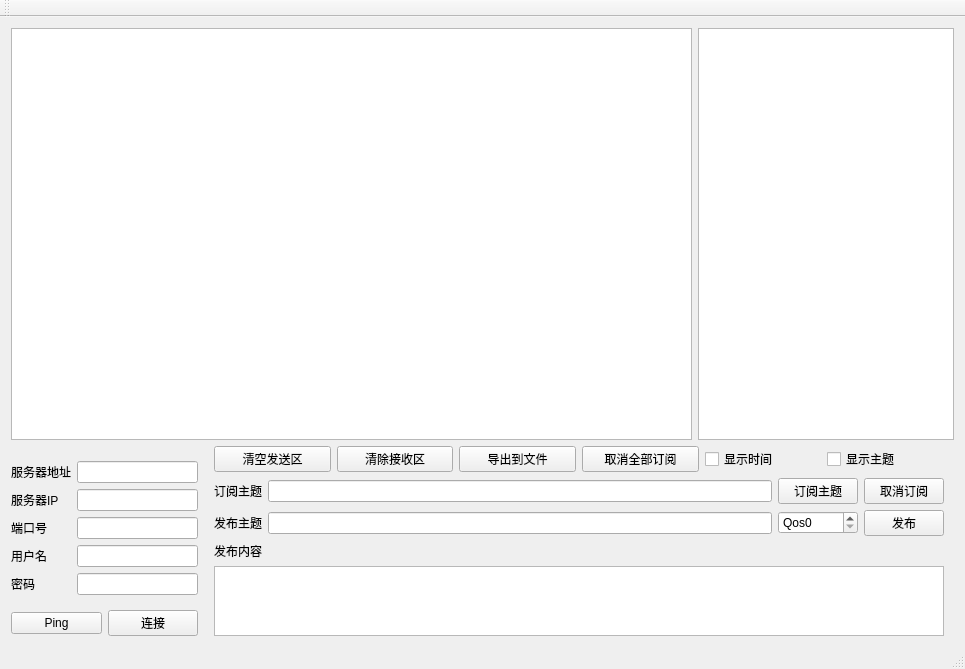
<?xml version="1.0" encoding="UTF-8"?>
<ui version="4.0">
 <class>MainWindow</class>
 <widget class="QMainWindow" name="MainWindow">
  <property name="geometry">
   <rect>
    <x>0</x>
    <y>0</y>
    <width>965</width>
    <height>669</height>
   </rect>
  </property>
  <property name="windowTitle">
   <string>MqttClient</string>
  </property>
  <property name="statusTip">
   <string notr="true"/>
  </property>
  <widget class="QWidget" name="centralWidget">
   <property name="enabled">
    <bool>true</bool>
   </property>
   <layout class="QVBoxLayout" name="verticalLayout_4" stretch="8,2">
    <item>
     <layout class="QHBoxLayout" name="horizontalLayout" stretch="8,0">
      <item>
       <widget class="QPlainTextEdit" name="pet_recv">
        <property name="enabled">
         <bool>true</bool>
        </property>
       </widget>
      </item>
      <item>
       <widget class="QListWidget" name="lw_topics">
        <property name="sizePolicy">
         <sizepolicy hsizetype="Expanding" vsizetype="Minimum">
          <horstretch>0</horstretch>
          <verstretch>0</verstretch>
         </sizepolicy>
        </property>
        <property name="movement">
         <enum>QListView::Static</enum>
        </property>
       </widget>
      </item>
     </layout>
    </item>
    <item>
     <layout class="QHBoxLayout" name="horizontalLayout_4" stretch="2,8">
      <item>
       <layout class="QVBoxLayout" name="verticalLayout_2">
        <item>
         <layout class="QFormLayout" name="formLayout">
          <property name="topMargin">
           <number>15</number>
          </property>
          <item row="0" column="0">
           <widget class="QLabel" name="label">
            <property name="text">
             <string>服务器地址</string>
            </property>
           </widget>
          </item>
          <item row="0" column="1">
           <widget class="QLineEdit" name="le_server_addr"/>
          </item>
          <item row="1" column="0">
           <widget class="QLabel" name="label_2">
            <property name="text">
             <string>服务器IP</string>
            </property>
           </widget>
          </item>
          <item row="1" column="1">
           <widget class="QLineEdit" name="le_server_ip"/>
          </item>
          <item row="2" column="0">
           <widget class="QLabel" name="label_3">
            <property name="text">
             <string>端口号</string>
            </property>
           </widget>
          </item>
          <item row="2" column="1">
           <widget class="QLineEdit" name="le_server_port"/>
          </item>
          <item row="3" column="0">
           <widget class="QLabel" name="label_4">
            <property name="text">
             <string>用户名</string>
            </property>
           </widget>
          </item>
          <item row="3" column="1">
           <widget class="QLineEdit" name="le_username"/>
          </item>
          <item row="4" column="0">
           <widget class="QLabel" name="label_5">
            <property name="text">
             <string>密码</string>
            </property>
           </widget>
          </item>
          <item row="4" column="1">
           <widget class="QLineEdit" name="le_passwd"/>
          </item>
         </layout>
        </item>
        <item>
         <layout class="QHBoxLayout" name="horizontalLayout_3">
          <property name="topMargin">
           <number>5</number>
          </property>
          <item>
           <widget class="QPushButton" name="pb_ping">
            <property name="text">
             <string>Ping</string>
            </property>
           </widget>
          </item>
          <item>
           <widget class="QPushButton" name="pb_connect">
            <property name="text">
             <string>连接</string>
            </property>
           </widget>
          </item>
         </layout>
        </item>
       </layout>
      </item>
      <item>
       <layout class="QVBoxLayout" name="verticalLayout_3">
        <property name="leftMargin">
         <number>10</number>
        </property>
        <property name="rightMargin">
         <number>10</number>
        </property>
        <item>
         <layout class="QHBoxLayout" name="horizontalLayout_2">
          <item>
           <widget class="QPushButton" name="pb_clear_sendbuf">
            <property name="text">
             <string>清空发送区</string>
            </property>
           </widget>
          </item>
          <item>
           <widget class="QPushButton" name="pb_clear_recvbuf">
            <property name="text">
             <string>清除接收区</string>
            </property>
           </widget>
          </item>
          <item>
           <widget class="QPushButton" name="pb_exp_to_file">
            <property name="text">
             <string>导出到文件</string>
            </property>
           </widget>
          </item>
          <item>
           <widget class="QPushButton" name="pb_unsub_all">
            <property name="text">
             <string>取消全部订阅</string>
            </property>
           </widget>
          </item>
          <item>
           <widget class="QCheckBox" name="pb_show_time">
            <property name="text">
             <string>显示时间</string>
            </property>
           </widget>
          </item>
          <item>
           <widget class="QCheckBox" name="pb_show_topic">
            <property name="text">
             <string>显示主题</string>
            </property>
           </widget>
          </item>
         </layout>
        </item>
        <item>
         <layout class="QGridLayout" name="gridLayout">
          <item row="0" column="3">
           <widget class="QPushButton" name="pb_subcribe">
            <property name="text">
             <string>订阅主题</string>
            </property>
           </widget>
          </item>
          <item row="0" column="4">
           <widget class="QPushButton" name="pb_unsubscribe">
            <property name="text">
             <string>取消订阅</string>
            </property>
           </widget>
          </item>
          <item row="1" column="4">
           <widget class="QPushButton" name="pb_publish">
            <property name="text">
             <string>发布</string>
            </property>
           </widget>
          </item>
          <item row="1" column="0">
           <widget class="QLabel" name="label_7">
            <property name="text">
             <string>发布主题</string>
            </property>
           </widget>
          </item>
          <item row="0" column="0">
           <widget class="QLabel" name="label_6">
            <property name="text">
             <string>订阅主题</string>
            </property>
           </widget>
          </item>
          <item row="1" column="3">
           <widget class="QSpinBox" name="sb_Qos">
            <property name="styleSheet">
             <string notr="true"/>
            </property>
            <property name="readOnly">
             <bool>false</bool>
            </property>
            <property name="buttonSymbols">
             <enum>QAbstractSpinBox::UpDownArrows</enum>
            </property>
            <property name="prefix">
             <string>Qos</string>
            </property>
            <property name="minimum">
             <number>0</number>
            </property>
            <property name="maximum">
             <number>2</number>
            </property>
            <property name="value">
             <number>0</number>
            </property>
           </widget>
          </item>
          <item row="0" column="1">
           <widget class="QLineEdit" name="le_sub_topic"/>
          </item>
          <item row="1" column="1">
           <widget class="QLineEdit" name="le_topic"/>
          </item>
         </layout>
        </item>
        <item>
         <layout class="QVBoxLayout" name="verticalLayout">
          <property name="sizeConstraint">
           <enum>QLayout::SetMinimumSize</enum>
          </property>
          <item>
           <widget class="QLabel" name="label_8">
            <property name="text">
             <string>发布内容</string>
            </property>
           </widget>
          </item>
          <item>
           <widget class="QPlainTextEdit" name="pet_publish_payload"/>
          </item>
         </layout>
        </item>
       </layout>
      </item>
     </layout>
    </item>
   </layout>
  </widget>
  <widget class="QMenuBar" name="menuBar">
   <property name="geometry">
    <rect>
     <x>0</x>
     <y>0</y>
     <width>965</width>
     <height>22</height>
    </rect>
   </property>
  </widget>
  <widget class="QToolBar" name="mainToolBar">
   <attribute name="toolBarArea">
    <enum>TopToolBarArea</enum>
   </attribute>
   <attribute name="toolBarBreak">
    <bool>false</bool>
   </attribute>
  </widget>
  <widget class="QStatusBar" name="statusBar"/>
 </widget>
 <layoutdefault spacing="6" margin="11"/>
 <resources/>
 <connections/>
</ui>
